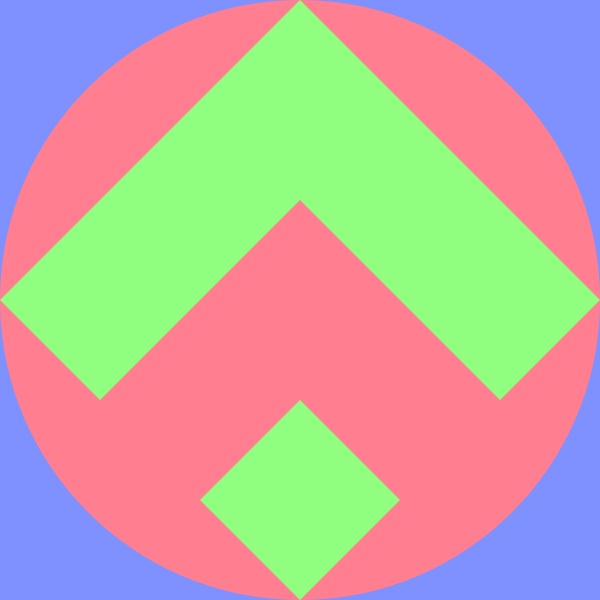
Frame 1 (no input)
Frame 60 (the mouse pressed at the canvas centre just before this capture): identical to frame 1, image omitted
Frame 120 (the mouse held since frame 60 and released just before this capture): identical to frame 1, image omitted

The Processing sketch that drew this single still picture (run headless with seeded random() and noise(); from frame 60 on, the mouse is pressed at the canvas centre):

// Processing sketch: prova_av1_1_chamada
// ── prova_av1_1_chamada.pde
int hue1, hue2, hue3;

void setup() {
  size(600, 600);
  ellipseMode(CORNER);
  noStroke();

  colorMode(HSB, 360, 100, 100);
  hue1 = (int(random(0, 360)));
  hue2 = ((hue1 + 120) % 360);
  hue3 = ((hue2 + 120) % 360);
}

void draw() {
  background(hue1, 50, 100);

  fill(hue2, 50, 100);
  ellipse(0, 0, width, height);

  fill(hue3, 50, 100);
  quad(0, 300/600.00*height, 100/600.00*width, 400/600.00*height, 300/600.00*width, 200/600.00*height, 300/600.00*width, 0);

  quad(600/600.00*width, 300/600.00*height, 500/600.00*width, 400/600.00*height, 300/600.00*width, 200/600.00*height, 300/600.00*width, 0);

  quad(200/600.00*width, 500/600.00*height, 300/600.00*width, 400/600.00*height, 400/600.00*width, 500/600.00*height, 300/600.00*width, 600/600.00*height);
}

void keyPressed() {
  if (key == CODED) {
    if (keyCode == LEFT) {
      colorMode(HSB, 360, 100, 100);
      hue1 = (int(random(0, 360)));
      hue2 = ((hue1 + 180) % 360);
      hue3 = ((hue2 + 180) % 360);
    } else if (keyCode == RIGHT) {
      colorMode(HSB, 360, 100, 100);
      hue1 = (int(random(0, 360)));
      hue2 = ((hue1 + 120) % 360);
      hue3 = ((hue2 + 120) % 360);
    }
  }
}
